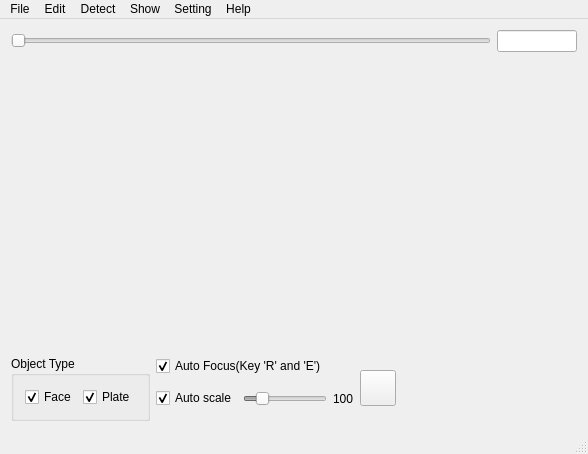
<?xml version="1.0" encoding="UTF-8"?>
<ui version="4.0">
 <class>QtHOGClass</class>
 <widget class="QMainWindow" name="QtHOGClass">
  <property name="geometry">
   <rect>
    <x>0</x>
    <y>0</y>
    <width>588</width>
    <height>454</height>
   </rect>
  </property>
  <property name="windowTitle">
   <string>Masquerade</string>
  </property>
  <widget class="QWidget" name="centralWidget">
   <layout class="QVBoxLayout" name="verticalLayout_2">
    <item>
     <layout class="QHBoxLayout" name="horizontalLayout" stretch="10,0">
      <item>
       <widget class="QSlider" name="sliderFrame">
        <property name="enabled">
         <bool>false</bool>
        </property>
        <property name="orientation">
         <enum>Qt::Horizontal</enum>
        </property>
       </widget>
      </item>
      <item>
       <widget class="QLineEdit" name="editFrame">
        <property name="maximumSize">
         <size>
          <width>80</width>
          <height>16777215</height>
         </size>
        </property>
        <property name="inputMask">
         <string/>
        </property>
       </widget>
      </item>
     </layout>
    </item>
    <item>
     <layout class="QHBoxLayout" name="horizontalLayoutImage" stretch="1,3">
      <property name="spacing">
       <number>0</number>
      </property>
      <item>
       <widget class="QListWidget" name="listWidgetBatch">
        <property name="maximumSize">
         <size>
          <width>0</width>
          <height>16777215</height>
         </size>
        </property>
       </widget>
      </item>
      <item>
       <widget class="MercatorView" name="imageView" native="true"/>
      </item>
     </layout>
    </item>
    <item>
     <layout class="QHBoxLayout" name="horizontalLayout_4" stretch="0,0,0,10">
      <item>
       <widget class="QGroupBox" name="objectType">
        <property name="title">
         <string>Object Type</string>
        </property>
        <layout class="QHBoxLayout" name="horizontalLayout_5">
         <item>
          <widget class="QCheckBox" name="checkBoxFace">
           <property name="text">
            <string>Face</string>
           </property>
           <property name="checked">
            <bool>true</bool>
           </property>
          </widget>
         </item>
         <item>
          <widget class="QCheckBox" name="checkBoxPlate">
           <property name="text">
            <string>Plate</string>
           </property>
           <property name="checked">
            <bool>true</bool>
           </property>
          </widget>
         </item>
        </layout>
       </widget>
      </item>
      <item>
       <layout class="QVBoxLayout" name="verticalLayout">
        <property name="spacing">
         <number>0</number>
        </property>
        <item>
         <widget class="QCheckBox" name="checkBoxAutoFocus">
          <property name="autoFillBackground">
           <bool>false</bool>
          </property>
          <property name="text">
           <string>Auto Focus(Key 'R' and 'E')</string>
          </property>
          <property name="checked">
           <bool>true</bool>
          </property>
         </widget>
        </item>
        <item>
         <layout class="QHBoxLayout" name="horizontalLayout_2">
          <item>
           <widget class="QCheckBox" name="checkBoxAutoScale">
            <property name="text">
             <string>Auto scale</string>
            </property>
            <property name="checked">
             <bool>true</bool>
            </property>
           </widget>
          </item>
          <item>
           <widget class="QSlider" name="sliderScale">
            <property name="enabled">
             <bool>false</bool>
            </property>
            <property name="sizePolicy">
             <sizepolicy hsizetype="Fixed" vsizetype="Fixed">
              <horstretch>0</horstretch>
              <verstretch>0</verstretch>
             </sizepolicy>
            </property>
            <property name="minimum">
             <number>20</number>
            </property>
            <property name="maximum">
             <number>500</number>
            </property>
            <property name="value">
             <number>100</number>
            </property>
            <property name="orientation">
             <enum>Qt::Horizontal</enum>
            </property>
           </widget>
          </item>
          <item>
           <widget class="QLabel" name="labelScale">
            <property name="text">
             <string>100</string>
            </property>
           </widget>
          </item>
         </layout>
        </item>
       </layout>
      </item>
      <item>
       <widget class="QPushButton" name="pushButtonManualDetect">
        <property name="sizePolicy">
         <sizepolicy hsizetype="Fixed" vsizetype="Fixed">
          <horstretch>0</horstretch>
          <verstretch>0</verstretch>
         </sizepolicy>
        </property>
        <property name="minimumSize">
         <size>
          <width>36</width>
          <height>36</height>
         </size>
        </property>
        <property name="maximumSize">
         <size>
          <width>36</width>
          <height>36</height>
         </size>
        </property>
        <property name="autoFillBackground">
         <bool>true</bool>
        </property>
        <property name="text">
         <string/>
        </property>
        <property name="icon">
         <iconset resource="qthog.qrc">
          <normaloff>:/Icon/AddIcon</normaloff>:/Icon/AddIcon</iconset>
        </property>
        <property name="iconSize">
         <size>
          <width>28</width>
          <height>28</height>
         </size>
        </property>
        <property name="checkable">
         <bool>true</bool>
        </property>
        <property name="flat">
         <bool>false</bool>
        </property>
       </widget>
      </item>
      <item>
       <spacer name="horizontalSpacer">
        <property name="orientation">
         <enum>Qt::Horizontal</enum>
        </property>
        <property name="sizeHint" stdset="0">
         <size>
          <width>308</width>
          <height>20</height>
         </size>
        </property>
       </spacer>
      </item>
     </layout>
    </item>
   </layout>
  </widget>
  <widget class="QMenuBar" name="menuBar">
   <property name="geometry">
    <rect>
     <x>0</x>
     <y>0</y>
     <width>588</width>
     <height>21</height>
    </rect>
   </property>
   <widget class="QMenu" name="menuFile">
    <property name="title">
     <string>File</string>
    </property>
    <widget class="QMenu" name="menuRead_Each">
     <property name="title">
      <string>Read Each</string>
     </property>
     <addaction name="actionRead_Image"/>
     <addaction name="actionRead_Objects"/>
     <addaction name="actionRead_SVM_Data"/>
    </widget>
    <addaction name="menuRead_Each"/>
    <addaction name="actionWrite_Objects"/>
    <addaction name="actionExport_Masked_Images"/>
    <addaction name="actionForce_Auto_Save"/>
    <addaction name="separator"/>
    <addaction name="actionQuit"/>
   </widget>
   <widget class="QMenu" name="menuTest">
    <property name="title">
     <string>Detect</string>
    </property>
    <addaction name="actionDetect_Faces"/>
    <addaction name="actionFace_CV_Tracking"/>
   </widget>
   <widget class="QMenu" name="menuShow">
    <property name="title">
     <string>Show</string>
    </property>
    <addaction name="actionShow_Faces"/>
    <addaction name="actionShowBatch_Dialog"/>
   </widget>
   <widget class="QMenu" name="menuSetting">
    <property name="title">
     <string>Setting</string>
    </property>
    <widget class="QMenu" name="menuSet_Blur_Intensity">
     <property name="title">
      <string>Set Blur Intensity</string>
     </property>
     <addaction name="actionSet_Blur_Intensity_For_Faces"/>
     <addaction name="actionSet_Blur_Intensity_For_Plates"/>
    </widget>
    <addaction name="menuSet_Blur_Intensity"/>
   </widget>
   <widget class="QMenu" name="menuHelp">
    <property name="title">
     <string>Help</string>
    </property>
    <addaction name="actionAbout_Masquerade"/>
   </widget>
   <widget class="QMenu" name="menuEdit">
    <property name="title">
     <string>Edit</string>
    </property>
    <addaction name="actionSelect_All"/>
    <addaction name="actionClear_Objects"/>
   </widget>
   <addaction name="menuFile"/>
   <addaction name="menuEdit"/>
   <addaction name="menuTest"/>
   <addaction name="menuShow"/>
   <addaction name="menuSetting"/>
   <addaction name="menuHelp"/>
  </widget>
  <widget class="QStatusBar" name="statusBar"/>
  <action name="actionQuit">
   <property name="text">
    <string>Quit</string>
   </property>
   <property name="shortcut">
    <string>Ctrl+Q</string>
   </property>
  </action>
  <action name="actionRead_Image">
   <property name="text">
    <string>Read Image...</string>
   </property>
   <property name="shortcut">
    <string>Ctrl+1</string>
   </property>
  </action>
  <action name="actionWrite_Objects">
   <property name="text">
    <string>Write Objects...</string>
   </property>
   <property name="shortcut">
    <string>Ctrl+Shift+S</string>
   </property>
  </action>
  <action name="actionRead_Objects">
   <property name="text">
    <string>Read Objects...</string>
   </property>
   <property name="shortcut">
    <string>Ctrl+2</string>
   </property>
  </action>
  <action name="actionFace_CV_Tracking">
   <property name="text">
    <string>Track Object</string>
   </property>
  </action>
  <action name="actionShow_Faces">
   <property name="text">
    <string>Show Objects</string>
   </property>
  </action>
  <action name="actionExport_Masked_Images">
   <property name="text">
    <string>Export Masked Images...</string>
   </property>
  </action>
  <action name="actionDetect_Faces">
   <property name="text">
    <string>Detect Object</string>
   </property>
  </action>
  <action name="actionClear_Objects">
   <property name="text">
    <string>Clear Objects</string>
   </property>
  </action>
  <action name="actionShowBatch_Dialog">
   <property name="text">
    <string>Batch Dialog</string>
   </property>
  </action>
  <action name="actionForce_Auto_Save">
   <property name="text">
    <string>Force Auto Save</string>
   </property>
   <property name="shortcut">
    <string>Ctrl+S</string>
   </property>
  </action>
  <action name="actionRead_SVM_Data">
   <property name="text">
    <string>Read SVM Data...</string>
   </property>
  </action>
  <action name="actionSet_Blur_Intensity_For_Faces">
   <property name="text">
    <string>for Faces...</string>
   </property>
  </action>
  <action name="actionSet_Blur_Intensity_For_Plates">
   <property name="text">
    <string>for Plates...</string>
   </property>
  </action>
  <action name="actionAbout_Masquerade">
   <property name="text">
    <string>About Masquerade</string>
   </property>
  </action>
  <action name="actionSelect_All">
   <property name="text">
    <string>Select All</string>
   </property>
   <property name="shortcut">
    <string>Ctrl+A</string>
   </property>
  </action>
 </widget>
 <layoutdefault spacing="6" margin="11"/>
 <customwidgets>
  <customwidget>
   <class>MercatorView</class>
   <extends>QWidget</extends>
   <header>MercatorView.h</header>
   <container>1</container>
  </customwidget>
 </customwidgets>
 <resources>
  <include location="qthog.qrc"/>
 </resources>
 <connections/>
 <slots>
  <slot>checkBoxType_clicked()</slot>
 </slots>
</ui>
